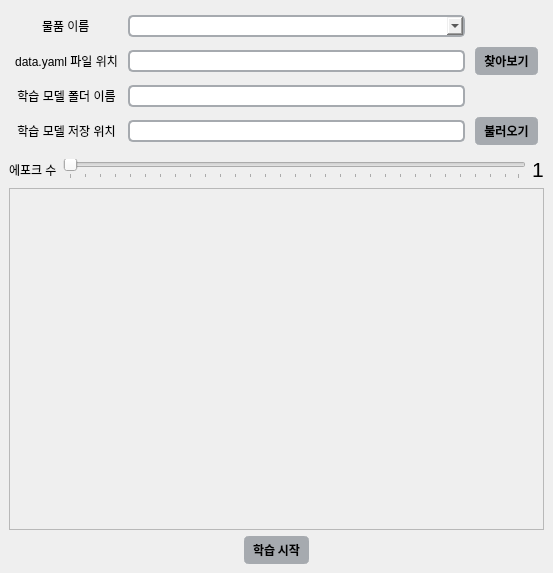
<?xml version="1.0" encoding="UTF-8"?>
<ui version="4.0">
 <class>YoloLearnWindow</class>
 <widget class="QMainWindow" name="YoloLearnWindow">
  <property name="geometry">
   <rect>
    <x>0</x>
    <y>0</y>
    <width>553</width>
    <height>573</height>
   </rect>
  </property>
  <property name="windowTitle">
   <string>MainWindow</string>
  </property>
  <property name="styleSheet">
   <string notr="true">YoloLearnWindow{
	font: 9pt &quot;맑은 고딕&quot;;
	background-color: #fff;
}</string>
  </property>
  <widget class="QWidget" name="centralwidget">
   <layout class="QVBoxLayout" name="verticalLayout_2">
    <item>
     <layout class="QVBoxLayout" name="verticalLayout">
      <item>
       <layout class="QGridLayout" name="gridLayout">
        <property name="leftMargin">
         <number>6</number>
        </property>
        <property name="topMargin">
         <number>6</number>
        </property>
        <property name="rightMargin">
         <number>6</number>
        </property>
        <property name="bottomMargin">
         <number>6</number>
        </property>
        <property name="spacing">
         <number>10</number>
        </property>
        <item row="1" column="2">
         <widget class="QPushButton" name="find_button">
          <property name="font">
           <font>
            <family>맑은 고딕</family>
            <pointsize>9</pointsize>
            <weight>75</weight>
            <italic>false</italic>
            <bold>true</bold>
           </font>
          </property>
          <property name="styleSheet">
           <string notr="true">QPushButton:hover {
    color: #fff;
}
QPushButton {
    border: 4px solid#a6aaaf;
	border-radius: 5px;
	padding: 1px 5px;
	background-color: #a6aaaf;
}</string>
          </property>
          <property name="text">
           <string>찾아보기</string>
          </property>
         </widget>
        </item>
        <item row="2" column="1">
         <widget class="QLineEdit" name="model_dir_edit">
          <property name="styleSheet">
           <string notr="true">border: 2px solid#a6aaaf;
border-radius: 5px;
padding: 1px 5px;

</string>
          </property>
         </widget>
        </item>
        <item row="1" column="1">
         <widget class="QLineEdit" name="yaml_edit">
          <property name="styleSheet">
           <string notr="true">border: 2px solid#a6aaaf;
border-radius: 5px;
padding: 1px 5px;

</string>
          </property>
         </widget>
        </item>
        <item row="3" column="2">
         <widget class="QPushButton" name="load_button">
          <property name="font">
           <font>
            <family>맑은 고딕</family>
            <weight>75</weight>
            <bold>true</bold>
           </font>
          </property>
          <property name="styleSheet">
           <string notr="true">QPushButton:hover {
    color: #fff;
}
QPushButton {
    border: 4px solid#a6aaaf;
	border-radius: 5px;
	padding: 1px 5px;
	background-color: #a6aaaf;
}</string>
          </property>
          <property name="text">
           <string>불러오기</string>
          </property>
         </widget>
        </item>
        <item row="2" column="0">
         <widget class="QLabel" name="model_dir">
          <property name="text">
           <string>학습 모델 폴더 이름</string>
          </property>
          <property name="alignment">
           <set>Qt::AlignCenter</set>
          </property>
         </widget>
        </item>
        <item row="3" column="0">
         <widget class="QLabel" name="model_save">
          <property name="text">
           <string>학습 모델 저장 위치</string>
          </property>
          <property name="alignment">
           <set>Qt::AlignCenter</set>
          </property>
         </widget>
        </item>
        <item row="1" column="0">
         <widget class="QLabel" name="yaml_dir">
          <property name="text">
           <string>data.yaml 파일 위치</string>
          </property>
          <property name="alignment">
           <set>Qt::AlignCenter</set>
          </property>
         </widget>
        </item>
        <item row="3" column="1">
         <widget class="QLineEdit" name="model_save_edit">
          <property name="styleSheet">
           <string notr="true">border: 2px solid#a6aaaf;
border-radius: 5px;
padding: 1px 5px;

</string>
          </property>
         </widget>
        </item>
        <item row="0" column="1">
         <widget class="QComboBox" name="comboBox">
          <property name="sizePolicy">
           <sizepolicy hsizetype="Expanding" vsizetype="Fixed">
            <horstretch>0</horstretch>
            <verstretch>0</verstretch>
           </sizepolicy>
          </property>
          <property name="maximumSize">
           <size>
            <width>16777215</width>
            <height>16777215</height>
           </size>
          </property>
          <property name="styleSheet">
           <string notr="true">border: 2px solid #a6aaaf;
border-radius: 5px;
padding: 1px 5px;

</string>
          </property>
         </widget>
        </item>
        <item row="0" column="0" alignment="Qt::AlignHCenter">
         <widget class="QLabel" name="item_name">
          <property name="text">
           <string>물품 이름</string>
          </property>
         </widget>
        </item>
       </layout>
      </item>
      <item>
       <layout class="QHBoxLayout" name="horizontalLayout_2">
        <item>
         <widget class="QLabel" name="epoch_label">
          <property name="text">
           <string>에포크 수</string>
          </property>
         </widget>
        </item>
        <item>
         <widget class="QSlider" name="horizontalSlider">
          <property name="minimum">
           <number>1</number>
          </property>
          <property name="maximum">
           <number>300</number>
          </property>
          <property name="singleStep">
           <number>10</number>
          </property>
          <property name="orientation">
           <enum>Qt::Horizontal</enum>
          </property>
          <property name="tickPosition">
           <enum>QSlider::TicksBelow</enum>
          </property>
          <property name="tickInterval">
           <number>10</number>
          </property>
         </widget>
        </item>
        <item>
         <widget class="QLabel" name="epoch_num">
          <property name="font">
           <font>
            <pointsize>16</pointsize>
           </font>
          </property>
          <property name="text">
           <string>1</string>
          </property>
         </widget>
        </item>
       </layout>
      </item>
      <item>
       <widget class="QScrollArea" name="scrollArea">
        <property name="widgetResizable">
         <bool>true</bool>
        </property>
        <widget class="QWidget" name="scrollAreaWidgetContents">
         <property name="geometry">
          <rect>
           <x>0</x>
           <y>0</y>
           <width>527</width>
           <height>314</height>
          </rect>
         </property>
         <layout class="QVBoxLayout" name="verticalLayout_3">
          <item>
           <widget class="QLabel" name="process">
            <property name="text">
             <string/>
            </property>
           </widget>
          </item>
         </layout>
        </widget>
       </widget>
      </item>
      <item>
       <layout class="QHBoxLayout" name="horizontalLayout">
        <item alignment="Qt::AlignHCenter">
         <widget class="QPushButton" name="train_start">
          <property name="font">
           <font>
            <family>맑은 고딕</family>
            <weight>75</weight>
            <bold>true</bold>
           </font>
          </property>
          <property name="styleSheet">
           <string notr="true">QPushButton:hover {
    color: #fff;
}
QPushButton {
    border: 4px solid#a6aaaf;
	border-radius: 5px;
	padding: 1px 5px;
	background-color: #a6aaaf;
}</string>
          </property>
          <property name="text">
           <string>학습 시작</string>
          </property>
         </widget>
        </item>
       </layout>
      </item>
     </layout>
    </item>
   </layout>
  </widget>
 </widget>
 <resources/>
 <connections/>
</ui>
